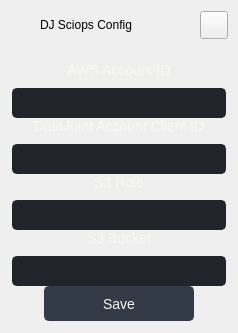
        <widget class="QFrame" name="extraLeftBox">
         <property name="sizePolicy">
          <sizepolicy hsizetype="Preferred" vsizetype="Preferred">
           <horstretch>0</horstretch>
           <verstretch>0</verstretch>
          </sizepolicy>
         </property>
         <property name="minimumSize">
          <size>
           <width>0</width>
           <height>0</height>
          </size>
         </property>
         <property name="maximumSize">
          <size>
           <width>0</width>
           <height>16777215</height>
          </size>
         </property>
         <property name="frameShape">
          <enum>QFrame::NoFrame</enum>
         </property>
         <property name="frameShadow">
          <enum>QFrame::Raised</enum>
         </property>
         <layout class="QVBoxLayout" name="extraColumLayout">
          <property name="spacing">
           <number>0</number>
          </property>
          <property name="leftMargin">
           <number>0</number>
          </property>
          <property name="topMargin">
           <number>0</number>
          </property>
          <property name="rightMargin">
           <number>0</number>
          </property>
          <property name="bottomMargin">
           <number>0</number>
          </property>
          <item>
           <widget class="QFrame" name="extraTopBg">
            <property name="minimumSize">
             <size>
              <width>0</width>
              <height>50</height>
             </size>
            </property>
            <property name="maximumSize">
             <size>
              <width>16777215</width>
              <height>50</height>
             </size>
            </property>
            <property name="frameShape">
             <enum>QFrame::NoFrame</enum>
            </property>
            <property name="frameShadow">
             <enum>QFrame::Raised</enum>
            </property>
            <layout class="QVBoxLayout" name="verticalLayout_11">
             <property name="spacing">
              <number>0</number>
             </property>
             <property name="leftMargin">
              <number>0</number>
             </property>
             <property name="topMargin">
              <number>0</number>
             </property>
             <property name="rightMargin">
              <number>0</number>
             </property>
             <property name="bottomMargin">
              <number>0</number>
             </property>
             <item>
              <layout class="QGridLayout" name="extraTopLayout">
               <property name="leftMargin">
                <number>10</number>
               </property>
               <property name="rightMargin">
                <number>10</number>
               </property>
               <property name="horizontalSpacing">
                <number>10</number>
               </property>
               <property name="verticalSpacing">
                <number>0</number>
               </property>
               <item row="0" column="0">
                <widget class="QFrame" name="extraIcon">
                 <property name="minimumSize">
                  <size>
                   <width>20</width>
                   <height>0</height>
                  </size>
                 </property>
                 <property name="maximumSize">
                  <size>
                   <width>20</width>
                   <height>20</height>
                  </size>
                 </property>
                 <property name="frameShape">
                  <enum>QFrame::NoFrame</enum>
                 </property>
                 <property name="frameShadow">
                  <enum>QFrame::Raised</enum>
                 </property>
                </widget>
               </item>
               <item row="0" column="1">
                <widget class="QLabel" name="extraLabel">
                 <property name="minimumSize">
                  <size>
                   <width>150</width>
                   <height>0</height>
                  </size>
                 </property>
                 <property name="text">
                  <string>DJ Sciops Config</string>
                 </property>
                </widget>
               </item>
               <item row="0" column="2">
                <widget class="QPushButton" name="extraCloseColumnBtn">
                 <property name="minimumSize">
                  <size>
                   <width>28</width>
                   <height>28</height>
                  </size>
                 </property>
                 <property name="maximumSize">
                  <size>
                   <width>28</width>
                   <height>28</height>
                  </size>
                 </property>
                 <property name="cursor">
                  <cursorShape>PointingHandCursor</cursorShape>
                 </property>
                 <property name="toolTip">
                  <string>Close left box</string>
                 </property>
                 <property name="text">
                  <string/>
                 </property>
                 <property name="icon">
                  <iconset resource="resources.qrc">
                   <normaloff>:/icons/images/icons/icon_close.png</normaloff>:/icons/images/icons/icon_close.png</iconset>
                 </property>
                 <property name="iconSize">
                  <size>
                   <width>20</width>
                   <height>20</height>
                  </size>
                 </property>
                </widget>
               </item>
              </layout>
             </item>
            </layout>
           </widget>
          </item>
          <item>
           <widget class="QFrame" name="extraContent">
            <property name="frameShape">
             <enum>QFrame::NoFrame</enum>
            </property>
            <property name="frameShadow">
             <enum>QFrame::Raised</enum>
            </property>
            <layout class="QVBoxLayout" name="verticalLayout_12">
             <property name="spacing">
              <number>0</number>
             </property>
             <property name="leftMargin">
              <number>12</number>
             </property>
             <property name="topMargin">
              <number>12</number>
             </property>
             <property name="rightMargin">
              <number>12</number>
             </property>
             <property name="bottomMargin">
              <number>12</number>
             </property>
             <item alignment="Qt::AlignVCenter">
              <widget class="QFrame" name="row_1">
               <property name="minimumSize">
                <size>
                 <width>0</width>
                 <height>0</height>
                </size>
               </property>
               <property name="layoutDirection">
                <enum>Qt::LeftToRight</enum>
               </property>
               <property name="autoFillBackground">
                <bool>false</bool>
               </property>
               <property name="styleSheet">
                <string notr="true">border: 0;</string>
               </property>
               <property name="frameShape">
                <enum>QFrame::StyledPanel</enum>
               </property>
               <property name="frameShadow">
                <enum>QFrame::Raised</enum>
               </property>
               <layout class="QGridLayout" name="gridLayout_2">
                <property name="leftMargin">
                 <number>0</number>
                </property>
                <property name="topMargin">
                 <number>0</number>
                </property>
                <property name="rightMargin">
                 <number>0</number>
                </property>
                <property name="bottomMargin">
                 <number>0</number>
                </property>
                <property name="horizontalSpacing">
                 <number>0</number>
                </property>
                <property name="verticalSpacing">
                 <number>10</number>
                </property>
                <item row="1" column="0">
                 <widget class="QLineEdit" name="aws_acc_id">
                  <property name="sizePolicy">
                   <sizepolicy hsizetype="Expanding" vsizetype="Fixed">
                    <horstretch>0</horstretch>
                    <verstretch>0</verstretch>
                   </sizepolicy>
                  </property>
                  <property name="minimumSize">
                   <size>
                    <width>200</width>
                    <height>30</height>
                   </size>
                  </property>
                  <property name="styleSheet">
                   <string notr="true">QLineEdit {
	background-color: rgb(33, 37, 43);
	border-radius: 5px;
	border: 2px solid rgb(33, 37, 43);
	padding-left: 10px;
	selection-color: rgb(255, 255, 255);
	selection-background-color: rgb(255, 121, 198);
}
QLineEdit:hover {
	border: 2px solid rgb(64, 71, 88);
}
QLineEdit:focus {
	border: 2px solid rgb(91, 101, 124);
}</string>
                  </property>
                  <property name="text">
                   <string/>
                  </property>
                  <property name="placeholderText">
                   <string/>
                  </property>
                 </widget>
                </item>
                <item row="0" column="0">
                 <widget class="QLabel" name="labelVersion_4">
                  <property name="sizePolicy">
                   <sizepolicy hsizetype="Expanding" vsizetype="Fixed">
                    <horstretch>0</horstretch>
                    <verstretch>0</verstretch>
                   </sizepolicy>
                  </property>
                  <property name="minimumSize">
                   <size>
                    <width>0</width>
                    <height>0</height>
                   </size>
                  </property>
                  <property name="font">
                   <font>
                    <family>Segoe UI</family>
                    <pointsize>-1</pointsize>
                    <italic>false</italic>
                    <bold>false</bold>
                   </font>
                  </property>
                  <property name="styleSheet">
                   <string notr="true">color: #f8f8f2; font: 14px</string>
                  </property>
                  <property name="lineWidth">
                   <number>1</number>
                  </property>
                  <property name="text">
                   <string>AWS Account ID</string>
                  </property>
                  <property name="alignment">
                   <set>Qt::AlignCenter</set>
                  </property>
                 </widget>
                </item>
               </layout>
              </widget>
             </item>
             <item alignment="Qt::AlignVCenter">
              <widget class="QFrame" name="row_2">
               <property name="styleSheet">
                <string notr="true">border: 0;</string>
               </property>
               <property name="frameShape">
                <enum>QFrame::StyledPanel</enum>
               </property>
               <property name="frameShadow">
                <enum>QFrame::Raised</enum>
               </property>
               <layout class="QGridLayout" name="gridLayout_5" rowstretch="0,0">
                <property name="leftMargin">
                 <number>0</number>
                </property>
                <property name="topMargin">
                 <number>0</number>
                </property>
                <property name="rightMargin">
                 <number>0</number>
                </property>
                <property name="bottomMargin">
                 <number>0</number>
                </property>
                <property name="horizontalSpacing">
                 <number>0</number>
                </property>
                <property name="verticalSpacing">
                 <number>10</number>
                </property>
                <item row="1" column="0">
                 <widget class="QLineEdit" name="dj_acc_client_id">
                  <property name="sizePolicy">
                   <sizepolicy hsizetype="Expanding" vsizetype="Fixed">
                    <horstretch>0</horstretch>
                    <verstretch>0</verstretch>
                   </sizepolicy>
                  </property>
                  <property name="minimumSize">
                   <size>
                    <width>200</width>
                    <height>30</height>
                   </size>
                  </property>
                  <property name="styleSheet">
                   <string notr="true">QLineEdit {
	background-color: rgb(33, 37, 43);
	border-radius: 5px;
	border: 2px solid rgb(33, 37, 43);
	padding-left: 10px;
	selection-color: rgb(255, 255, 255);
	selection-background-color: rgb(255, 121, 198);
}
QLineEdit:hover {
	border: 2px solid rgb(64, 71, 88);
}
QLineEdit:focus {
	border: 2px solid rgb(91, 101, 124);
}</string>
                  </property>
                  <property name="text">
                   <string/>
                  </property>
                  <property name="placeholderText">
                   <string/>
                  </property>
                 </widget>
                </item>
                <item row="0" column="0">
                 <widget class="QLabel" name="labelVersion_7">
                  <property name="sizePolicy">
                   <sizepolicy hsizetype="Expanding" vsizetype="Fixed">
                    <horstretch>0</horstretch>
                    <verstretch>0</verstretch>
                   </sizepolicy>
                  </property>
                  <property name="minimumSize">
                   <size>
                    <width>0</width>
                    <height>0</height>
                   </size>
                  </property>
                  <property name="styleSheet">
                   <string notr="true">color: #f8f8f2; font: 14px</string>
                  </property>
                  <property name="lineWidth">
                   <number>1</number>
                  </property>
                  <property name="text">
                   <string>DataJoint Account Client ID</string>
                  </property>
                  <property name="alignment">
                   <set>Qt::AlignCenter</set>
                  </property>
                 </widget>
                </item>
               </layout>
              </widget>
             </item>
             <item alignment="Qt::AlignVCenter">
              <widget class="QFrame" name="row_3">
               <property name="styleSheet">
                <string notr="true">border: 0;</string>
               </property>
               <property name="frameShape">
                <enum>QFrame::StyledPanel</enum>
               </property>
               <property name="frameShadow">
                <enum>QFrame::Raised</enum>
               </property>
               <layout class="QGridLayout" name="gridLayout_3" rowstretch="0,0">
                <property name="leftMargin">
                 <number>0</number>
                </property>
                <property name="topMargin">
                 <number>0</number>
                </property>
                <property name="rightMargin">
                 <number>0</number>
                </property>
                <property name="bottomMargin">
                 <number>0</number>
                </property>
                <property name="horizontalSpacing">
                 <number>0</number>
                </property>
                <property name="verticalSpacing">
                 <number>10</number>
                </property>
                <item row="0" column="0">
                 <widget class="QLabel" name="labelVersion_5">
                  <property name="sizePolicy">
                   <sizepolicy hsizetype="Expanding" vsizetype="Fixed">
                    <horstretch>0</horstretch>
                    <verstretch>0</verstretch>
                   </sizepolicy>
                  </property>
                  <property name="minimumSize">
                   <size>
                    <width>0</width>
                    <height>0</height>
                   </size>
                  </property>
                  <property name="font">
                   <font>
                    <family>Segoe UI</family>
                    <pointsize>-1</pointsize>
                    <italic>false</italic>
                    <bold>false</bold>
                   </font>
                  </property>
                  <property name="styleSheet">
                   <string notr="true">color: #f8f8f2; font: 14px</string>
                  </property>
                  <property name="lineWidth">
                   <number>1</number>
                  </property>
                  <property name="text">
                   <string>S3 Role</string>
                  </property>
                  <property name="alignment">
                   <set>Qt::AlignCenter</set>
                  </property>
                 </widget>
                </item>
                <item row="1" column="0">
                 <widget class="QLineEdit" name="s3_role">
                  <property name="sizePolicy">
                   <sizepolicy hsizetype="Expanding" vsizetype="Fixed">
                    <horstretch>0</horstretch>
                    <verstretch>0</verstretch>
                   </sizepolicy>
                  </property>
                  <property name="minimumSize">
                   <size>
                    <width>200</width>
                    <height>30</height>
                   </size>
                  </property>
                  <property name="styleSheet">
                   <string notr="true">QLineEdit {
	background-color: rgb(33, 37, 43);
	border-radius: 5px;
	border: 2px solid rgb(33, 37, 43);
	padding-left: 10px;
	selection-color: rgb(255, 255, 255);
	selection-background-color: rgb(255, 121, 198);
}
QLineEdit:hover {
	border: 2px solid rgb(64, 71, 88);
}
QLineEdit:focus {
	border: 2px solid rgb(91, 101, 124);
}</string>
                  </property>
                  <property name="text">
                   <string/>
                  </property>
                  <property name="placeholderText">
                   <string/>
                  </property>
                 </widget>
                </item>
               </layout>
              </widget>
             </item>
             <item alignment="Qt::AlignVCenter">
              <widget class="QFrame" name="row_4">
               <property name="styleSheet">
                <string notr="true">border: 0;</string>
               </property>
               <property name="frameShape">
                <enum>QFrame::StyledPanel</enum>
               </property>
               <property name="frameShadow">
                <enum>QFrame::Raised</enum>
               </property>
               <layout class="QGridLayout" name="gridLayout_4" rowstretch="0,0">
                <property name="leftMargin">
                 <number>0</number>
                </property>
                <property name="topMargin">
                 <number>0</number>
                </property>
                <property name="rightMargin">
                 <number>0</number>
                </property>
                <property name="bottomMargin">
                 <number>0</number>
                </property>
                <property name="horizontalSpacing">
                 <number>0</number>
                </property>
                <property name="verticalSpacing">
                 <number>10</number>
                </property>
                <item row="1" column="0">
                 <widget class="QLineEdit" name="s3_bucket">
                  <property name="sizePolicy">
                   <sizepolicy hsizetype="Expanding" vsizetype="Fixed">
                    <horstretch>0</horstretch>
                    <verstretch>0</verstretch>
                   </sizepolicy>
                  </property>
                  <property name="minimumSize">
                   <size>
                    <width>200</width>
                    <height>30</height>
                   </size>
                  </property>
                  <property name="styleSheet">
                   <string notr="true">QLineEdit {
	background-color: rgb(33, 37, 43);
	border-radius: 5px;
	border: 2px solid rgb(33, 37, 43);
	padding-left: 10px;
	selection-color: rgb(255, 255, 255);
	selection-background-color: rgb(255, 121, 198);
}
QLineEdit:hover {
	border: 2px solid rgb(64, 71, 88);
}
QLineEdit:focus {
	border: 2px solid rgb(91, 101, 124);
}</string>
                  </property>
                  <property name="text">
                   <string/>
                  </property>
                  <property name="placeholderText">
                   <string/>
                  </property>
                 </widget>
                </item>
                <item row="0" column="0">
                 <widget class="QLabel" name="labelVersion_6">
                  <property name="sizePolicy">
                   <sizepolicy hsizetype="Expanding" vsizetype="Fixed">
                    <horstretch>0</horstretch>
                    <verstretch>0</verstretch>
                   </sizepolicy>
                  </property>
                  <property name="minimumSize">
                   <size>
                    <width>0</width>
                    <height>0</height>
                   </size>
                  </property>
                  <property name="styleSheet">
                   <string notr="true">color: #f8f8f2; font: 14px</string>
                  </property>
                  <property name="lineWidth">
                   <number>1</number>
                  </property>
                  <property name="text">
                   <string>S3 Bucket</string>
                  </property>
                  <property name="alignment">
                   <set>Qt::AlignCenter</set>
                  </property>
                 </widget>
                </item>
               </layout>
              </widget>
             </item>
             <item alignment="Qt::AlignVCenter">
              <widget class="QFrame" name="row_5">
               <property name="styleSheet">
                <string notr="true">border: 0;</string>
               </property>
               <property name="frameShape">
                <enum>QFrame::StyledPanel</enum>
               </property>
               <property name="frameShadow">
                <enum>QFrame::Raised</enum>
               </property>
               <layout class="QGridLayout" name="gridLayout">
                <property name="leftMargin">
                 <number>0</number>
                </property>
                <property name="topMargin">
                 <number>0</number>
                </property>
                <property name="rightMargin">
                 <number>0</number>
                </property>
                <property name="bottomMargin">
                 <number>0</number>
                </property>
                <item row="0" column="0">
                 <widget class="QPushButton" name="btn_save_config">
                  <property name="sizePolicy">
                   <sizepolicy hsizetype="Fixed" vsizetype="Fixed">
                    <horstretch>0</horstretch>
                    <verstretch>0</verstretch>
                   </sizepolicy>
                  </property>
                  <property name="minimumSize">
                   <size>
                    <width>150</width>
                    <height>35</height>
                   </size>
                  </property>
                  <property name="font">
                   <font>
                    <family>Segoe UI</family>
                    <pointsize>-1</pointsize>
                    <italic>false</italic>
                    <bold>false</bold>
                   </font>
                  </property>
                  <property name="cursor">
                   <cursorShape>PointingHandCursor</cursorShape>
                  </property>
                  <property name="mouseTracking">
                   <bool>true</bool>
                  </property>
                  <property name="styleSheet">
                   <string notr="true">QPushButton {
	color: #f8f8f2;
	font: 14px;
	border: 2px solid rgb(52, 59, 72);
	border-radius: 5px;	
	background-color: rgb(52, 59, 72);
}
QPushButton:hover {
	background-color: rgb(57, 65, 80);
	border: 2px solid rgb(61, 70, 86);
}
QPushButton:pressed {	
	background-color: rgb(35, 40, 49);
	border: 2px solid rgb(43, 50, 61);
}</string>
                  </property>
                  <property name="text">
                   <string>Save</string>
                  </property>
                 </widget>
                </item>
               </layout>
              </widget>
             </item>
            </layout>
           </widget>
          </item>
         </layout>
        </widget>
